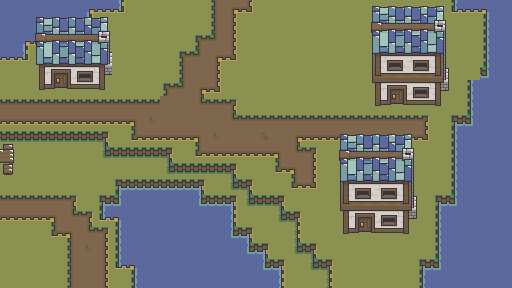

A 2D game scene composited from a Tiled map and its tileset images. What follows is a short description and the map's XML, with each tile layer's data collapsed to a summary:
An orthogonal 32x18 tile map with 16x16 px tiles, 5 tile layers (water, floor, props, floorE1, ...), 5 tilesets and 5 objects.

<map version="1.10" tiledversion="1.11.2" orientation="orthogonal" renderorder="right-down" width="32" height="18" tilewidth="16" tileheight="16" infinite="0" nextlayerid="12" nextobjectid="6">
 <tileset firstgid="1" source="../../assets/tileset/forest/forest_.tsx" />
 <tileset firstgid="199" source="../../assets/tileset/forest/forestPath_.tsx" />
 <tileset firstgid="239" source="../../assets/tileset/house/forestVillageObjects_.tsx" />
 <tileset firstgid="337" source="../../assets/tileset/house/structures/blueHouse_0_0.tsx" />
 <tileset firstgid="687" source="../../assets/tileset/house/structures/blueHouse_1_0.tsx" />
 <group id="2" name="Water">
  <layer id="1" name="water" width="32" height="18">
   <data>[576 cells, 62 non-empty, 1 distinct tile ids]</data>
  </layer>
 </group>
 <group id="3" name="Floor">
  <layer id="4" name="floor" width="32" height="18">
   <data>[576 cells, 178 non-empty, 23 distinct tile ids]</data>
  </layer>
  <layer id="10" name="props" width="32" height="18">
   <data>[576 cells, 2 non-empty, 2 distinct tile ids]</data>
  </layer>
 </group>
 <group id="5" name="Elevation1">
  <layer id="6" name="floorE1" width="32" height="18">
   <data>[576 cells, 360 non-empty, 21 distinct tile ids]</data>
  </layer>
  <layer id="11" name="house" width="32" height="18">
   <data>[576 cells, 167 non-empty, 81 distinct tile ids]</data>
  </layer>
 </group>
 <group id="7" name="zone">
  <objectgroup id="8" name="doors">
   <object id="1" x="-1" y="284" width="328.5" height="3.5">
    <properties>
     <property name="facing" propertytype="FacingDirection" value="SOUTH" />
     <property name="toDoorId" type="int" value="2" />
     <property name="toRoomName" value="forestWorld9" />
    </properties>
   </object>
   <object id="2" x="0.181818" y="140.364" width="2.36364" height="147.273">
    <properties>
     <property name="facing" propertytype="FacingDirection" value="WEST" />
     <property name="toDoorId" type="int" value="6" />
     <property name="toRoomName" value="forestWorld2" />
    </properties>
   </object>
   <object id="3" x="0.5" y="60.125" width="3" height="70.75">
    <properties>
     <property name="facing" propertytype="FacingDirection" value="WEST" />
     <property name="toDoorId" type="int" value="7" />
     <property name="toRoomName" value="forestWorld2" />
    </properties>
   </object>
   <object id="4" x="330.909" y="283.636" width="87.2727" height="3.63636">
    <properties>
     <property name="facing" propertytype="FacingDirection" value="SOUTH" />
     <property name="toDoorId" type="int" value="3" />
     <property name="toRoomName" value="forestWorld9" />
    </properties>
   </object>
   <object id="5" x="122.5" y="1.5" width="326.5" height="6.5">
    <properties>
     <property name="facing" propertytype="FacingDirection" value="NORTH" />
     <property name="toDoorId" type="int" value="1" />
     <property name="toRoomName" value="forestWorld6" />
    </properties>
   </object>
  </objectgroup>
 </group>
</map>
